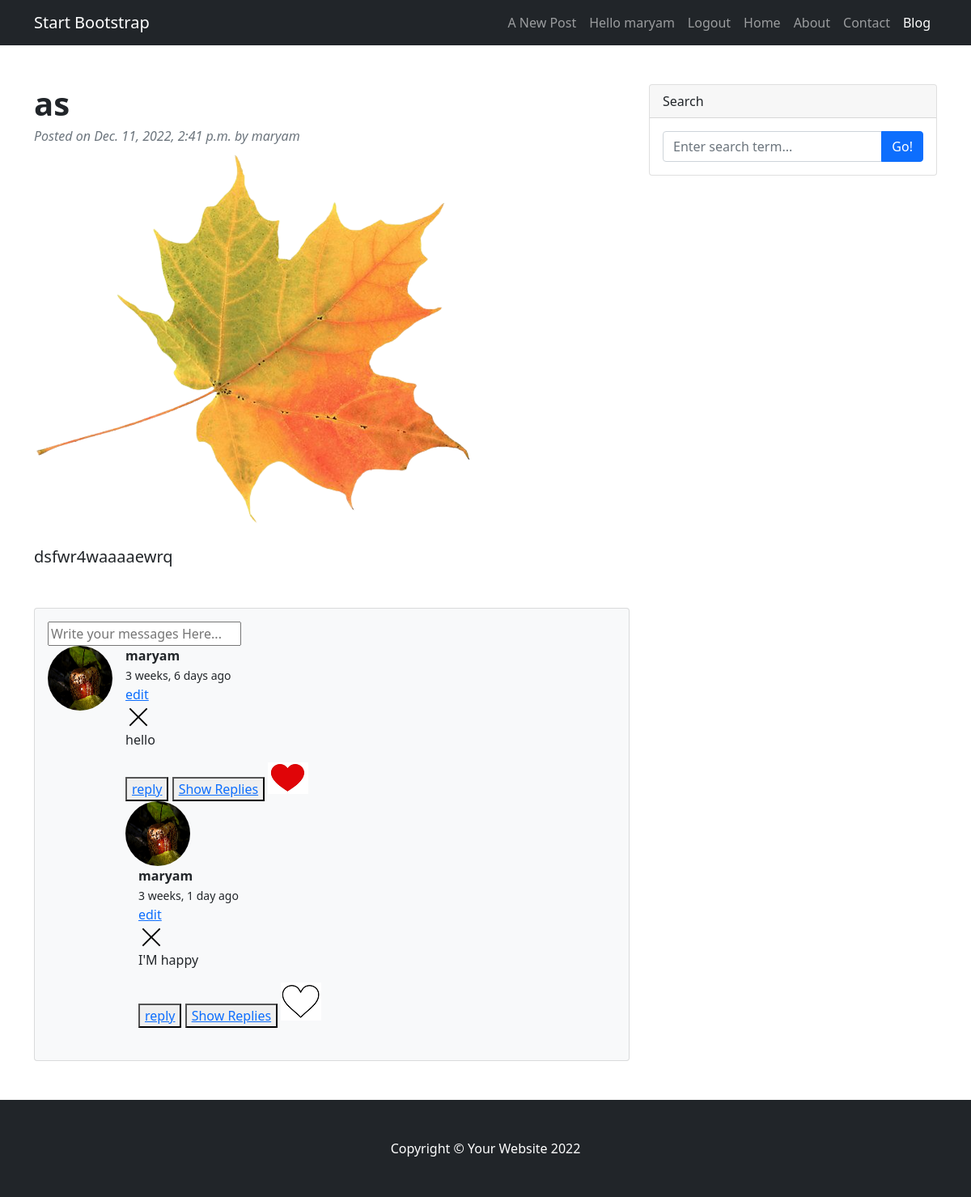
The app's page /as (signed in) with its own data.
### blog/models.py (models this page shows, shortened)
class User(AbstractBaseUser):
    email = models.EmailField(verbose_name='Email Address', unique=True)
    username = models.CharField(max_length=100, unique=True)
    name = models.CharField(max_length=100, null=True, blank=True)
    bio = models.TextField(null=True)
    avatar = models.FileField(null=True, default="avatar.svg", validators=[FileExtensionValidator(['png', 'svg', 'jpg'])])
    date_joined = models.DateTimeField(verbose_name='date joined', auto_now_add=True)
    last_login = models.DateTimeField(verbose_name='last login', auto_now=True)
    is_admin = models.BooleanField(default=False)
    is_active = models.BooleanField(default=True)
    is_staff = models.BooleanField(default=False)
    is_superuser = models.BooleanField(default=False)
    USERNAME_FIELD = 'email'
    REQUIRED_FIELDS = ['username', ]
    objects = CustomUserManager()

class Post(models.Model):
    topic = models.CharField(max_length=100, null=True, blank=True)
    title = models.CharField(max_length=100)
    text = models.TextField(null=True, blank=True)
    picture = models.ImageField(blank=True, null=True, upload_to="media")
    date_created = models.DateTimeField(auto_now=True)
    date_updated = models.DateTimeField(auto_now_add=True)
    writer = models.ForeignKey(User, on_delete=models.CASCADE)
    slug = models.SlugField()
    objects = PostManager()

class Message(models.Model):
    sender = models.ForeignKey(User, on_delete=models.CASCADE)
    post = models.ForeignKey(Post, on_delete=models.CASCADE, related_name='messages', null=True, blank=True)
    body = models.TextField()
    date_created = models.DateTimeField(auto_now=True)
    date_updated = models.DateTimeField(auto_now_add=True)
    replied = models.BooleanField(default=False)

### blog/views.py (the view, shortened to what this page needs)
# urls.py: path('<str:slug>', views.post_detail, name='detail'),
@login_required(login_url='accounts/login')
def post_detail(request, slug):
	post = Post.objects.get(slug=slug)
	post_messages = post.messages.all()
	for message in post_messages :
		bike = MessageLike.objects.filter(
		Q(user = request.user) &
		Q(message = message)
		)
		message.like = bool(bike)
	context = {'post':post, 'post_messages':post_messages}
	return render(request, 'blog/blog_detail.html', context)

### blog/models.py (called while the page is built)
    def get_queryset(self):
        return PostQuerySet(self.model, using=self._db)

### templates/blog/blog_detail.html (shortened to what this page needs)
{% extends 'base.html' %}
{% load static %}
{% block content %}
        <div class="container mt-5">
            <div class="row">
                <div class="col-lg-8">
                    <article>
                        <header class="mb-4">
                            <h1 class="fw-bolder mb-1">{{post.title}}</h1>
                            <div class="text-muted fst-italic mb-2">Posted on {{post.date_created}} by {{post.writer.username}}</div>
                        <figure class="mb-4"><img class="img-fluid rounded" src="{{ post.picture.url }}" alt="..." /></figure>
                        <section class="mb-5">
                            <p class="fs-5 mb-4">{{post.text}}</p>
                        </section>
                    </article>
                    <section class="mb-5">
                        <div class="card bg-light">
                            <div class="card-body">
                                <form method='post' action="">
                                    <input type="text" name="body" placeholder='Write your messages Here...'>
                                </form>
                                <div class="d-flex mb-4">
                                    {% for message in post_messages %}
                                        <div class="flex-shrink-0"><img class="rounded-circle" src="{{message.sender.avatar.url}}" alt="..." /></div>
                                        <div class="ms-3">
                                        <div class="fw-bold">{{message.sender.username}}</div>
                                        <div><small>{{message.date_created|timesince}} ago</small></div>
                                        {% if request.user == message.sender %}
                                            <a href='{% url "blog:message-edit" message.id %}'>edit</a>
                                            <a href='{% url "blog:message-delete" message.id %}'>
                                          <div >
                                            <svg version="1.1" xmlns="http://www.w3.org/2000/svg" width="32" height="32" viewBox="0 0 32 32">
                                              <title>remove</title>
                                              <path
                                                d="M27.314 6.019l-1.333-1.333-9.98 9.981-9.981-9.981-1.333 1.333 9.981 9.981-9.981 9.98 1.333 1.333 9.981-9.98 9.98 9.98 1.333-1.333-9.98-9.98 9.98-9.981z"
                                              ></path>
                                            </svg>
                                          </div></a>
                                        {% endif %}
                                        <p>{{message.body}}</p>
                                        {% if user.is_authenticated %}
                                            <button><a href="{% url 'blog:create-reply' message.id %}">reply</a></button>
                                            {% if message.replied %}
                                                <button><a href="{% url 'blog:show-reply' message.id %}">Show Replies</a></button>
                                            {% endif %}
                                            {% if message.like %}
                                                <a href='{% url "blog:message-like" message.id %}'><input type="image" src="{% static '/assets/red_like.ico' %}"></a>
                                            {% else %}
                                                <a href='{% url "blog:message-like" message.id %}'><input type="image" src="{% static '/assets/white_like.ico' %}"></a>
                                            {% endif %}
                                        {% endif %}
                                    {% endfor %}
                                </div>
                            </div>
                        </div>
                    </section>
                </div>
                <div class="col-lg-4">
                    <form class="card mb-4" method="get" action= "{% url 'blog:home' 1 %}">
                        <div class="card-header">Search</div>
                        <div class="card-body">
                            <div class="input-group">
                                <input name="q" class="form-control" type="text" placeholder="Enter search term..." aria-label="Enter search term..." aria-describedby="button-search" />
                                <button class="btn btn-primary" id="button-search" type="submit">Go!</button>
                            </div>
                        </div>
                    </form>
                </div>
            </div>
        </div>
{% endblock %}

### templates/base.html (shortened to what this page needs)
{% load static %}
<!DOCTYPE html>
<html lang="en">
    <head>
        <link href='{% static "css/styles.css" %}' rel="stylesheet" />
    </head>
    <body>
        <nav class="navbar navbar-expand-lg navbar-dark bg-dark">
            <div class="container">
                <a class="navbar-brand" href="{% url 'blog:home' 1 %}">Start Bootstrap</a>
                <div class="collapse navbar-collapse" id="navbarSupportedContent">
                    <ul class="navbar-nav ms-auto mb-2 mb-lg-0">
                    {% if user.is_authenticated %}
                        <li class="nav-item"><a class="nav-link" href='{% url "blog:create" %}'>A New Post</a></li>
                        <li class="nav-item"><a class="nav-link" href='{% url "blog:user-profile" user.id %}'>Hello {{user.username}}</a></li>
                        <li class="nav-item"><a class="nav-link" href="accounts/logout">Logout</a></li>
                    {% else %}
                        <li class="nav-item">
                        <a class="nav-link" href="accounts/login">Login</a>
                        </li>
                    {% endif %}
                        <li class="nav-item"><a class="nav-link" href="#">Home</a></li>
                        <li class="nav-item"><a class="nav-link" href="#!">About</a></li>
                        <li class="nav-item"><a class="nav-link" href="#!">Contact</a></li>
                        <li class="nav-item"><a class="nav-link active" aria-current="page" href="#">Blog</a></li>
                    </ul>
                </div>
            </div>
        </nav>
        {% block content %}
        {% endblock content %}
    <footer class="py-5 bg-dark">
        <div class="container"><p class="m-0 text-center text-white">Copyright &copy; Your Website 2022</p></div>
    </footer>
    </body>
</html>

### records on screen
User: username "maryam"
Post: title "as", date_created "Dec. 11, 2022, 2:41 p.m.", writer.username "maryam", picture (picture), text "dsfwr4waaaaewrq"
Message: sender.avatar (picture), sender.username "maryam", date_created "3 weeks, 6 days", shows "edit", body "hello", replied "Show Replies"
Message: sender.avatar (picture), sender.username "maryam", date_created "3 weeks, 1 day", shows "edit", body "I'M happy", replied "Show Replies"
